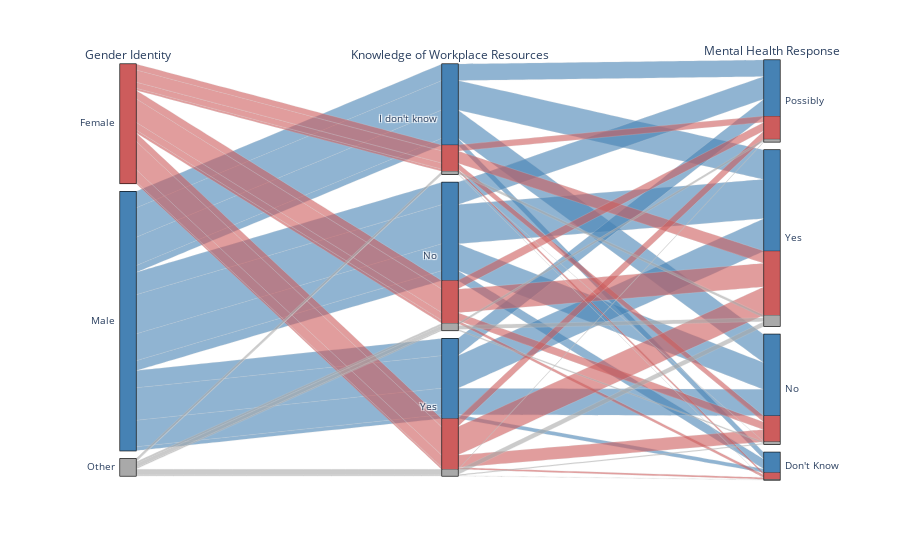

This figure's notebook cell:
### Code cell
df["gender_color"] = df["gender"].map({"Male": 0, "Female": 1, "Other": 2})

plot = px.parallel_categories(df, dimensions=["gender", "workplace_resources", "mental_health"], 
                              labels={"gender": "Gender Identity", "workplace_resources": "Knowledge of Workplace Resources", "mental_health": "Mental Health Response"},
                              color="gender_color", color_continuous_scale=[[0.0, "#4682B4"], [0.5, "#CD5C5C"], [1.0, "#A9A9A9"]])
plot.update_coloraxes(showscale=False)

### Figure 1 — Plotly figure (JSON) as saved in the notebook; plotly's stock layout.template omitted (floating-point values rounded to 4 significant figures; data arrays with more than 128 entries replaced by an {"elided": "..."} marker saying what was removed)
{"data": [{"dimensions": [{"label": "Gender Identity", "values": {"elided": "1242 str values"}}, {"label": "Knowledge of Workplace Resources", "values": {"elided": "1242 str values"}}, {"label": "Mental Health Response", "values": {"elided": "1242 str values"}}], "domain": {"x": [0, 1], "y": [0, 1]}, "line": {"color": {"elided": "1242 int values"}, "coloraxis": "coloraxis"}, "name": "", "type": "parcats"}], "layout": {"coloraxis": {"colorbar": {"title": {"text": "gender_color"}}, "colorscale": [[0, "#4682B4"], [0.5, "#CD5C5C"], [1, "#A9A9A9"]], "showscale": false}, "legend": {"tracegroupgap": 0}, "margin": {"t": 60}}}
